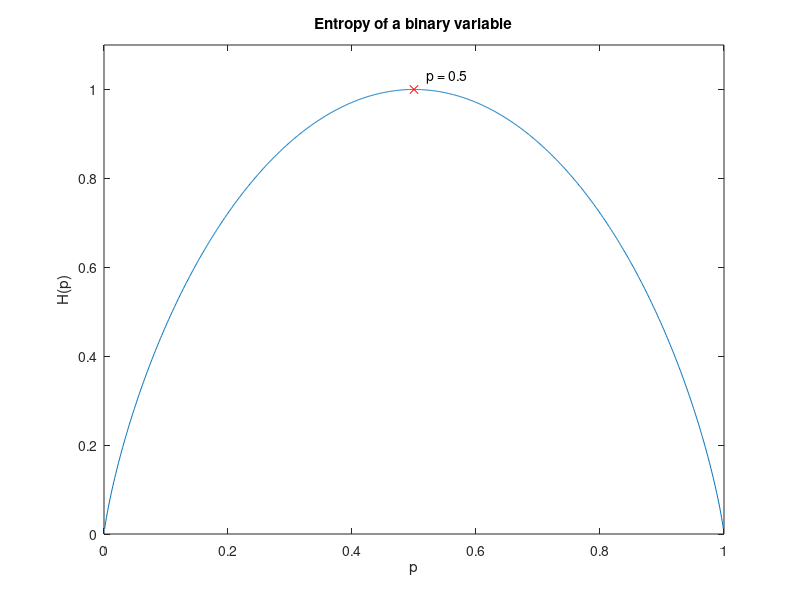

This figure's MATLAB source:
%% BSC Easy
p = linspace(0,1,1000);
MI = @(p) -p.*log2(p) - (1-p).*log2(1-p);

plot(p,MI(p))
title('Entropy of a binary variable')
axis ([0;1;0;1.1])
xlabel('p')
ylabel('H(p)')
hold on 
plot(0.5,MI(0.5),'rx')
text(0.5+0.02,MI(0.5)+0.03,'p = 0.5')
